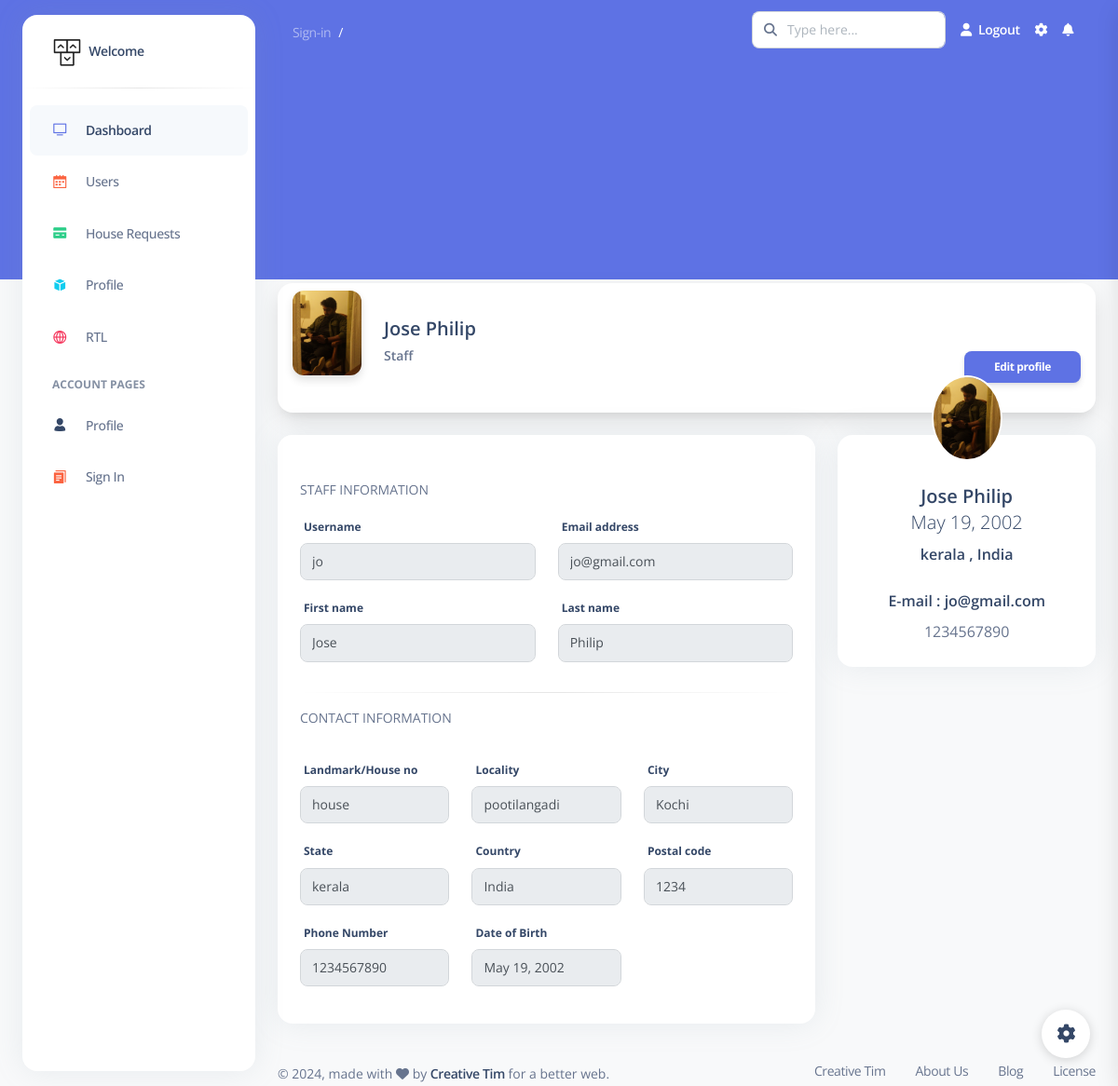
/cadmin/profile/20, run on the app's committed database.
### cadmin/models.py (models this page shows)
class staff_details(models.Model):
    user_id = models.IntegerField()
    staff_email = models.EmailField()
    staff_land_mark = models.CharField(max_length = 70 , default = "Not specified")
    staff_locality = models.CharField(max_length = 50 , blank = True)
    staff_city = models.CharField(max_length = 50 , blank = True)
    staff_state = models.CharField(max_length = 50 , default = "Not specified")
    staff_country = models.CharField(max_length = 30 , default = "Not specified")
    staff_pin = models.IntegerField(null = True)
    staff_phone = models.BigIntegerField()
    staff_dob = models.DateField()
    staff_img = models.ImageField(upload_to='images/' , null=True , blank=True)
    staff_status = models.BooleanField(default=True)

### cadmin/views.py (the view)
# urls.py: path('profile/<int:staff_id>' , views.profile , name="profile"),
def profile(request, staff_id):
    staff = User.objects.get(id=staff_id)
    if staff_details.objects.filter(user_id=staff_id).exists():
        details = staff_details.objects.get(user_id=staff_id)
        return render(request, 'staff/staff_profile/profile.html', {'details': details, 'staff': staff})
    else:
        return redirect('create_profile')

### templates/staff/staff_profile/profile.html (shortened to what this page needs)
{% extends 'bases/staffbase.html' %}
{% load static %}
{% block content %}
<div class="card shadow-lg mx-4 card-profile-bottom">
  <div class="card-body p-3">
    <div class="row gx-4">
      <div class="col-auto">
        <div class="avatar avatar-xl position-relative">
          <img src="{{ details.staff_img.url }}" alt="profile_image" class="w-100 border-radius-lg shadow-sm">
        </div>
      </div>
      <div class="col-auto my-auto">
        <div class="h-100">
          <h5 class="mb-1">
            {{ staff.first_name }} {{staff.last_name}}
          </h5>
          <p class="mb-0 font-weight-bold text-sm">
            Staff
          </p>
        </div>
      </div>
    </div>
    <button style="margin-top: -4%; float: right;" type="submit"
    class="btn btn-primary btn-sm ms-auto"><a href="{% url 'edit_staff_profile' user_id=user.id %}" style="color:white;">Edit profile</a></button>
  </div>
</div>
<div class="container-fluid py-4">
  <div class="row">
    <div class="col-md-8">
      <div class="card">
        <div class="card-header pb-0">
        </div>
        <form method="POST" enctype="multipart/form-data">
          <div class="card-body">
            <p class="text-uppercase text-sm">Staff Information</p>
            <div class="row">
              <div class="col-md-6">
                <div class="form-group">
                  <label for="example-text-input" class="form-control-label">Username</label>
                  <input class="form-control" type="text" disabled value="{{staff.username}}">
                </div>
              </div>
              <div class="col-md-6">
                <div class="form-group">
                  <label for="example-text-input" class="form-control-label">Email address</label>
                  <input class="form-control" type="email" disabled value="{{staff.email}}">
                </div>
              </div>
              <div class="col-md-6">
                <div class="form-group">
                  <label for="example-text-input" class="form-control-label">First name</label>
                  <input class="form-control" type="text" disabled value="{{staff.first_name}}">
                </div>
              </div>
              <div class="col-md-6">
                <div class="form-group">
                  <label for="example-text-input" class="form-control-label">Last name</label>
                  <input class="form-control" type="text" disabled value="{{staff.last_name}}">
                </div>
              </div>
            </div>
            <hr class="horizontal dark">
            <p class="text-uppercase text-sm">Contact Information</p>
            <div class="row">
              <div class="col-md-12">
              </div>
              <div class="col-md-4">
                <div class="form-group">
                  <label for="example-text-input"  class="form-control-label">Landmark/House no</label>
                  <input class="form-control" value="{{details.staff_land_mark}}" disabled type="text" name="staff_land_mark" placeholder="eg: Example House">
                </div>
              </div>
              <div class="col-md-4">
                <div class="form-group">
                  <label for="example-text-input" class="form-control-label">Locality</label>
                  <input class="form-control" value="{{details.staff_locality}}" disabled type="text" name="staff_locality" placeholder="eg: Thicket Street">
                </div>
              </div>
              <div class="col-md-4">
                <div class="form-group">
                  <label for="example-text-input" class="form-control-label">City</label>
                  <input class="form-control" value="{{details.staff_city}}" disabled type="text" name="staff_city" placeholder="eg: Lavasa">
                </div>
              </div>
              <div class="col-md-4">
                <div class="form-group">
                  <label for="example-text-input" class="form-control-label">State</label>
                  <input class="form-control" value="{{details.staff_state}}" disabled type="text" name="staff_state" placeholder="eg: Maharastra">
                </div>
              </div>
              <div class="col-md-4">
                <div class="form-group">
                  <label for="example-text-input" class="form-control-label">Country</label>
                  <input class="form-control" value="{{details.staff_country}}" disabled type="text" name="staff_country" placeholder="eg: India">
                </div>
              </div>
              <div class="col-md-4">
                <div class="form-group">
                  <label for="example-text-input" class="form-control-label">Postal code</label>
                  <input class="form-control" value="{{details.staff_pin}}" disabled type="text" name="staff_pin" placeholder="eg: 897605">
                </div>
              </div>
              <div class="col-md-4">
                <div class="form-group">
                  <label for="example-text-input" class="form-control-label">Phone Number</label>
                  <input class="form-control" value="{{details.staff_phone}}" disabled type="text" name="staff_phone" placeholder="9012345677">
                </div>
              </div>
              <div class="col-md-4">
                <div class="form-group">
                  <label for="example-text-input" class="form-control-label">Date of Birth</label>
                  <input class="form-control" value="{{details.staff_dob}}" disabled name="staff_dob" type="text">
                </div>
              </div>
              <div class="col-md-4">
              </div>
            </div>
          </div>
        </form>
      </div>
    </div>
    <div class="col-md-4">
      <div class="card card-profile">
        <div class="row justify-content-center">
          <div class="col-4 col-lg-4 order-lg-2">
            <div class="mt-n4 mt-lg-n6 mb-4 mb-lg-0">
              <a href="javascript:;">
                <img src="{{ details.staff_img.url }}" class="rounded-circle img-fluid border border-2 border-white">
              </a>
            </div>
          </div>
        </div>
        <div class="card-body pt-0">
          <div class="text-center mt-4">
            <h5>
              {{ staff.first_name }} {{ staff.last_name }} <span class="font-weight-light"><br>{{ details.staff_dob }}</span>
            </h5>
            <div class="h6 font-weight-300">
              {{details.staff_state}} , {{details.staff_country}}
            </div>
            <div class="h6 mt-4">
              E-mail : {{staff.email}}
            </div>
            <div>
              {{details.staff_phone}}
            </div>
          </div>
        </div>
      </div>
    </div>
  </div>
</div>
{% endblock content %}

### data on the page
staff_details: staff_img (picture), staff_land_mark "house", staff_locality "pootilangadi", staff_city "Kochi", staff_state "kerala", staff_country "India", staff_pin "1234", staff_phone "1234567890", staff_dob "May 19, 2002"

### other printed values
{{ staff.first_name }} "Jose"
{{ staff.last_name }} "Philip"
{{ staff.email }} "jo@gmail.com"
